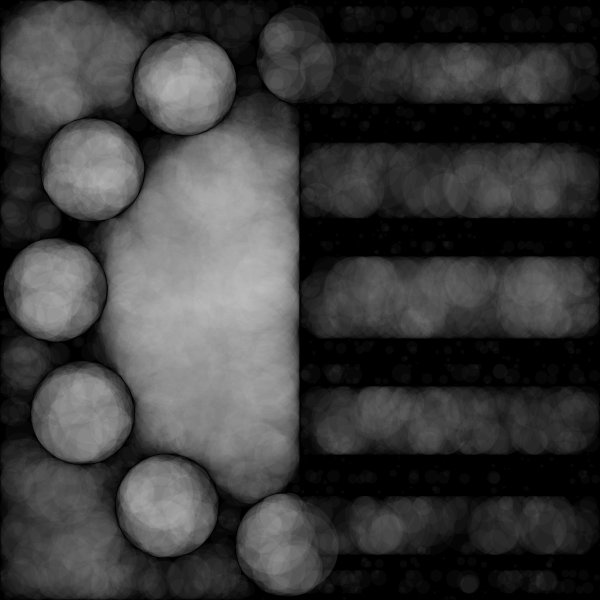
Frame 1 (no input)
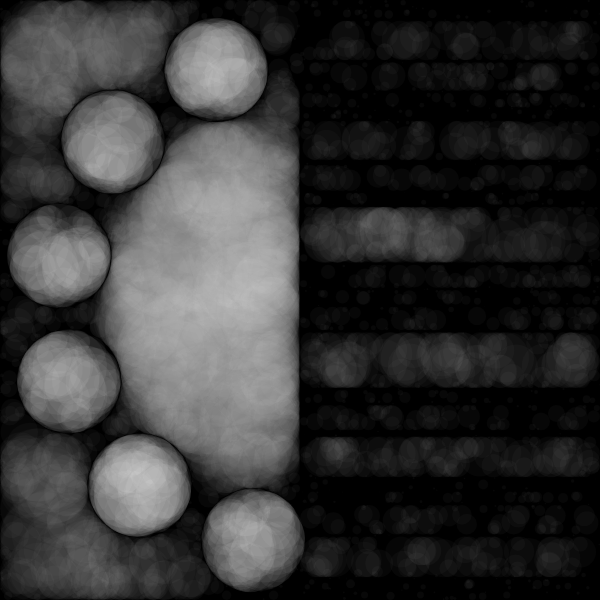
Frame 60 (no input)
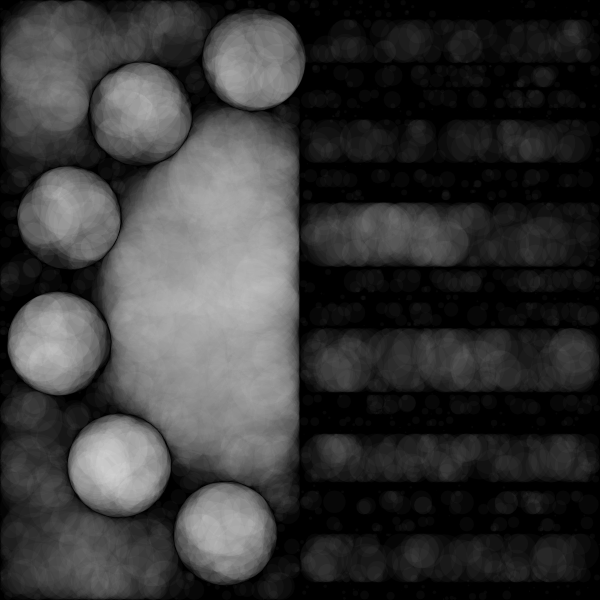
Frame 120 (the mouse pressed at the canvas centre since frame 60)

The p5.js sketch that drew these frames (run headless with seeded random() and noise() and a simulated clock; from frame 60 on, the mouse is pressed at the canvas centre):

// p5.js sketch
// ── sketch.js
//forked from  kyami 

let moverSystems = [];
let num = 10;
let cells, cols, rows;
let offset, margin;
let cellW, cellH;
let bg;
let graphics;



function setup() {
  w = 600;
  var canvas;
    if(windowWidth>=600 && windowHeight >=600){
      canvas = createCanvas(600, 600);
    }
    else{
      canvas = createCanvas(windowWidth, windowHeight - 100);
    }

  var x = (windowWidth - width) / 2;
  var y = (windowHeight - height) / 2;

  canvas.position(x, y);
  background(0);
  noStroke();


}


function draw() {
  let t = frameCount * 0.02;
  randomSeed(3);
  background(0);
  for (let i=0; i < 3000; i++) {
    let x = random(width); let y = random(width);
    let r = width/2 - max(abs(x-width/2),abs(y-width/2));

    for (let j=0; j < 12; j++) {
      let sx = width/2+245*cos(-j*0.52+t);
      let sy = width/2+245*sin(-j*0.52+t);
      let s = 50;
      if (x < width/2) {
        r = min(r,dist(x,y,sx,sy)-s-2);
      } else {
          r = min(r, min(abs(sy-s-y),abs(sy+s-y))-1);
      }
    }

    
    r = min(r, abs(width/2-x));
    
    let c = color('#FFF9F9');
    c.setAlpha(8*exp(-r/70.0));
    fill(c);
    ellipse(x,y,r*2, r*2);
  }
}
